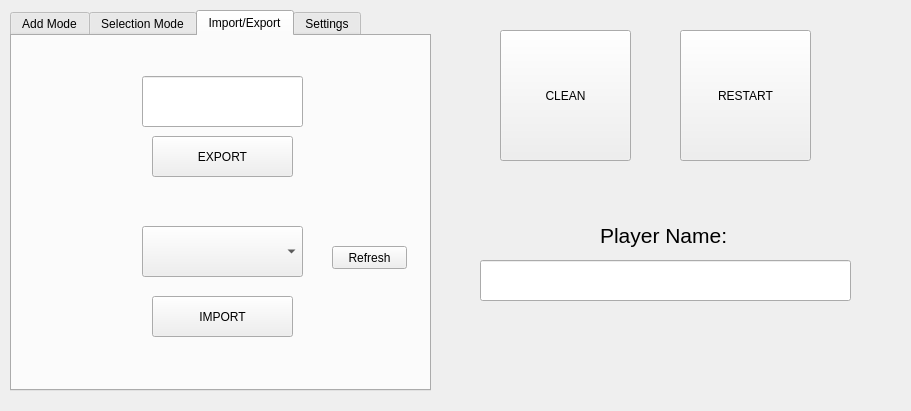
<?xml version="1.0" encoding="UTF-8"?>
<ui version="4.0">
 <class>Editor</class>
 <widget class="QWidget" name="Editor">
  <property name="geometry">
   <rect>
    <x>0</x>
    <y>0</y>
    <width>911</width>
    <height>411</height>
   </rect>
  </property>
  <property name="windowTitle">
   <string>Form</string>
  </property>
  <widget class="QTabWidget" name="tabWidget">
   <property name="geometry">
    <rect>
     <x>10</x>
     <y>10</y>
     <width>421</width>
     <height>381</height>
    </rect>
   </property>
   <property name="tabShape">
    <enum>QTabWidget::Rounded</enum>
   </property>
   <property name="currentIndex">
    <number>2</number>
   </property>
   <property name="usesScrollButtons">
    <bool>false</bool>
   </property>
   <property name="documentMode">
    <bool>false</bool>
   </property>
   <property name="tabsClosable">
    <bool>false</bool>
   </property>
   <property name="movable">
    <bool>false</bool>
   </property>
   <widget class="QWidget" name="tab">
    <attribute name="title">
     <string>Add Mode</string>
    </attribute>
    <widget class="QPushButton" name="bTextureListRefresh">
     <property name="geometry">
      <rect>
       <x>20</x>
       <y>320</y>
       <width>371</width>
       <height>23</height>
      </rect>
     </property>
     <property name="text">
      <string>Refresh</string>
     </property>
    </widget>
    <widget class="QPushButton" name="bToggleGridLines">
     <property name="geometry">
      <rect>
       <x>210</x>
       <y>290</y>
       <width>181</width>
       <height>23</height>
      </rect>
     </property>
     <property name="text">
      <string>Toggle Grid Lines</string>
     </property>
    </widget>
    <widget class="QGroupBox" name="groupBox_2">
     <property name="geometry">
      <rect>
       <x>20</x>
       <y>10</y>
       <width>181</width>
       <height>131</height>
      </rect>
     </property>
     <property name="title">
      <string>Tiles</string>
     </property>
     <widget class="QListWidget" name="lwTextureList">
      <property name="geometry">
       <rect>
        <x>10</x>
        <y>20</y>
        <width>161</width>
        <height>71</height>
       </rect>
      </property>
     </widget>
     <widget class="QPushButton" name="bTest">
      <property name="geometry">
       <rect>
        <x>60</x>
        <y>100</y>
        <width>111</width>
        <height>23</height>
       </rect>
      </property>
      <property name="text">
       <string>Add Tile</string>
      </property>
     </widget>
     <widget class="QSpinBox" name="sbAddTileCounter">
      <property name="geometry">
       <rect>
        <x>10</x>
        <y>100</y>
        <width>42</width>
        <height>22</height>
       </rect>
      </property>
      <property name="minimum">
       <number>1</number>
      </property>
      <property name="maximum">
       <number>10</number>
      </property>
     </widget>
    </widget>
    <widget class="QGroupBox" name="groupBox_3">
     <property name="geometry">
      <rect>
       <x>210</x>
       <y>10</y>
       <width>181</width>
       <height>131</height>
      </rect>
     </property>
     <property name="title">
      <string>Enemies</string>
     </property>
     <widget class="QPushButton" name="pushButton">
      <property name="geometry">
       <rect>
        <x>10</x>
        <y>100</y>
        <width>161</width>
        <height>23</height>
       </rect>
      </property>
      <property name="text">
       <string>Add Enemy</string>
      </property>
     </widget>
     <widget class="QListWidget" name="lwEnemyList">
      <property name="geometry">
       <rect>
        <x>10</x>
        <y>20</y>
        <width>161</width>
        <height>71</height>
       </rect>
      </property>
     </widget>
    </widget>
    <widget class="QPushButton" name="bClearTileBuffer">
     <property name="geometry">
      <rect>
       <x>20</x>
       <y>290</y>
       <width>181</width>
       <height>23</height>
      </rect>
     </property>
     <property name="text">
      <string>Clear Buffer</string>
     </property>
    </widget>
    <widget class="QGroupBox" name="groupBox_4">
     <property name="geometry">
      <rect>
       <x>20</x>
       <y>150</y>
       <width>181</width>
       <height>131</height>
      </rect>
     </property>
     <property name="title">
      <string>Exits</string>
     </property>
     <widget class="QListWidget" name="lwExitList">
      <property name="geometry">
       <rect>
        <x>10</x>
        <y>20</y>
        <width>161</width>
        <height>61</height>
       </rect>
      </property>
     </widget>
     <widget class="QPushButton" name="bAddExit">
      <property name="geometry">
       <rect>
        <x>10</x>
        <y>90</y>
        <width>161</width>
        <height>23</height>
       </rect>
      </property>
      <property name="text">
       <string>Add Exit</string>
      </property>
     </widget>
    </widget>
    <widget class="QGroupBox" name="groupBox_5">
     <property name="geometry">
      <rect>
       <x>210</x>
       <y>150</y>
       <width>181</width>
       <height>131</height>
      </rect>
     </property>
     <property name="title">
      <string>Coins</string>
     </property>
     <widget class="QListWidget" name="lwCoinList">
      <property name="geometry">
       <rect>
        <x>10</x>
        <y>20</y>
        <width>161</width>
        <height>41</height>
       </rect>
      </property>
     </widget>
     <widget class="QSpinBox" name="sbAddCoinCounter">
      <property name="geometry">
       <rect>
        <x>10</x>
        <y>70</y>
        <width>42</width>
        <height>22</height>
       </rect>
      </property>
      <property name="minimum">
       <number>1</number>
      </property>
      <property name="maximum">
       <number>10</number>
      </property>
     </widget>
     <widget class="QPushButton" name="bAddCoin">
      <property name="geometry">
       <rect>
        <x>60</x>
        <y>70</y>
        <width>111</width>
        <height>23</height>
       </rect>
      </property>
      <property name="text">
       <string>Add Coin</string>
      </property>
     </widget>
     <widget class="QLabel" name="label_4">
      <property name="geometry">
       <rect>
        <x>40</x>
        <y>100</y>
        <width>31</width>
        <height>21</height>
       </rect>
      </property>
      <property name="text">
       <string>Score:</string>
      </property>
     </widget>
     <widget class="QSpinBox" name="sbCoinScoreValue">
      <property name="geometry">
       <rect>
        <x>80</x>
        <y>100</y>
        <width>42</width>
        <height>22</height>
       </rect>
      </property>
      <property name="minimum">
       <number>1</number>
      </property>
     </widget>
    </widget>
   </widget>
   <widget class="QWidget" name="tab_2">
    <attribute name="title">
     <string>Selection Mode</string>
    </attribute>
    <widget class="QPushButton" name="bDisableSelectionMode">
     <property name="geometry">
      <rect>
       <x>10</x>
       <y>80</y>
       <width>151</width>
       <height>23</height>
      </rect>
     </property>
     <property name="text">
      <string>Disable Selection Mode</string>
     </property>
    </widget>
    <widget class="QPushButton" name="bEnableSelectionMode">
     <property name="geometry">
      <rect>
       <x>10</x>
       <y>20</y>
       <width>151</width>
       <height>23</height>
      </rect>
     </property>
     <property name="text">
      <string>Enable Selection Mode</string>
     </property>
    </widget>
    <widget class="QCheckBox" name="cbOutline">
     <property name="geometry">
      <rect>
       <x>20</x>
       <y>50</y>
       <width>70</width>
       <height>17</height>
      </rect>
     </property>
     <property name="text">
      <string>Outline</string>
     </property>
    </widget>
    <widget class="QGroupBox" name="groupBox">
     <property name="geometry">
      <rect>
       <x>180</x>
       <y>20</y>
       <width>211</width>
       <height>191</height>
      </rect>
     </property>
     <property name="title">
      <string>Entity Properties</string>
     </property>
     <widget class="QLabel" name="label">
      <property name="geometry">
       <rect>
        <x>10</x>
        <y>30</y>
        <width>51</width>
        <height>16</height>
       </rect>
      </property>
      <property name="text">
       <string>Position X:</string>
      </property>
     </widget>
     <widget class="QLabel" name="label_2">
      <property name="geometry">
       <rect>
        <x>10</x>
        <y>60</y>
        <width>51</width>
        <height>16</height>
       </rect>
      </property>
      <property name="text">
       <string>Position Y:</string>
      </property>
     </widget>
     <widget class="QCheckBox" name="cbRealTime">
      <property name="geometry">
       <rect>
        <x>20</x>
        <y>130</y>
        <width>70</width>
        <height>17</height>
       </rect>
      </property>
      <property name="text">
       <string>Real-time</string>
      </property>
      <property name="checked">
       <bool>true</bool>
      </property>
     </widget>
     <widget class="QPushButton" name="bApplyPosition">
      <property name="enabled">
       <bool>false</bool>
      </property>
      <property name="geometry">
       <rect>
        <x>20</x>
        <y>90</y>
        <width>161</width>
        <height>23</height>
       </rect>
      </property>
      <property name="text">
       <string>Apply Position</string>
      </property>
     </widget>
     <widget class="QSpinBox" name="sbSelectedEntityPositionX">
      <property name="geometry">
       <rect>
        <x>70</x>
        <y>30</y>
        <width>101</width>
        <height>22</height>
       </rect>
      </property>
      <property name="maximum">
       <number>99999999</number>
      </property>
      <property name="singleStep">
       <number>50</number>
      </property>
     </widget>
     <widget class="QSpinBox" name="sbSelectedEntityPositionY">
      <property name="geometry">
       <rect>
        <x>70</x>
        <y>60</y>
        <width>101</width>
        <height>22</height>
       </rect>
      </property>
      <property name="maximum">
       <number>99999999</number>
      </property>
      <property name="singleStep">
       <number>50</number>
      </property>
     </widget>
     <widget class="QPushButton" name="bDeleteSelectedEntity">
      <property name="geometry">
       <rect>
        <x>20</x>
        <y>160</y>
        <width>181</width>
        <height>23</height>
       </rect>
      </property>
      <property name="text">
       <string>Delete Entity</string>
      </property>
     </widget>
    </widget>
    <widget class="QLabel" name="label_3">
     <property name="geometry">
      <rect>
       <x>20</x>
       <y>260</y>
       <width>61</width>
       <height>16</height>
      </rect>
     </property>
     <property name="text">
      <string>Map Width:</string>
     </property>
    </widget>
    <widget class="QSpinBox" name="MapWidth">
     <property name="geometry">
      <rect>
       <x>20</x>
       <y>280</y>
       <width>71</width>
       <height>22</height>
      </rect>
     </property>
     <property name="minimum">
      <number>800</number>
     </property>
     <property name="maximum">
      <number>10000</number>
     </property>
     <property name="singleStep">
      <number>100</number>
     </property>
    </widget>
    <widget class="QPushButton" name="bApplyMapWidth">
     <property name="geometry">
      <rect>
       <x>20</x>
       <y>310</y>
       <width>71</width>
       <height>23</height>
      </rect>
     </property>
     <property name="text">
      <string>Apply</string>
     </property>
    </widget>
   </widget>
   <widget class="QWidget" name="tab_3">
    <attribute name="title">
     <string>Import/Export</string>
    </attribute>
    <widget class="QLineEdit" name="tbExportFileName">
     <property name="geometry">
      <rect>
       <x>130</x>
       <y>40</y>
       <width>161</width>
       <height>51</height>
      </rect>
     </property>
     <property name="font">
      <font>
       <pointsize>12</pointsize>
      </font>
     </property>
    </widget>
    <widget class="QPushButton" name="bExport">
     <property name="geometry">
      <rect>
       <x>140</x>
       <y>100</y>
       <width>141</width>
       <height>41</height>
      </rect>
     </property>
     <property name="text">
      <string>EXPORT</string>
     </property>
    </widget>
    <widget class="QPushButton" name="bImport">
     <property name="geometry">
      <rect>
       <x>140</x>
       <y>260</y>
       <width>141</width>
       <height>41</height>
      </rect>
     </property>
     <property name="text">
      <string>IMPORT</string>
     </property>
    </widget>
    <widget class="QComboBox" name="cbImportFileName">
     <property name="geometry">
      <rect>
       <x>130</x>
       <y>190</y>
       <width>161</width>
       <height>51</height>
      </rect>
     </property>
     <property name="font">
      <font>
       <pointsize>12</pointsize>
      </font>
     </property>
    </widget>
    <widget class="QPushButton" name="bRefreshImportFileList">
     <property name="geometry">
      <rect>
       <x>320</x>
       <y>210</y>
       <width>75</width>
       <height>23</height>
      </rect>
     </property>
     <property name="text">
      <string>Refresh</string>
     </property>
    </widget>
   </widget>
   <widget class="QWidget" name="tab_4">
    <attribute name="title">
     <string>Settings</string>
    </attribute>
    <widget class="QLabel" name="label_6">
     <property name="geometry">
      <rect>
       <x>20</x>
       <y>30</y>
       <width>71</width>
       <height>16</height>
      </rect>
     </property>
     <property name="text">
      <string>Time Limit:</string>
     </property>
    </widget>
    <widget class="QSpinBox" name="sbTimeLimit">
     <property name="geometry">
      <rect>
       <x>80</x>
       <y>30</y>
       <width>42</width>
       <height>22</height>
      </rect>
     </property>
     <property name="maximum">
      <number>300</number>
     </property>
     <property name="value">
      <number>30</number>
     </property>
    </widget>
   </widget>
  </widget>
  <widget class="QPushButton" name="bCleanMap">
   <property name="geometry">
    <rect>
     <x>500</x>
     <y>30</y>
     <width>131</width>
     <height>131</height>
    </rect>
   </property>
   <property name="text">
    <string>CLEAN</string>
   </property>
  </widget>
  <widget class="QPushButton" name="bRestartMap">
   <property name="geometry">
    <rect>
     <x>680</x>
     <y>30</y>
     <width>131</width>
     <height>131</height>
    </rect>
   </property>
   <property name="text">
    <string>RESTART</string>
   </property>
  </widget>
  <widget class="QLineEdit" name="tbPlayerName">
   <property name="geometry">
    <rect>
     <x>480</x>
     <y>260</y>
     <width>371</width>
     <height>41</height>
    </rect>
   </property>
   <property name="font">
    <font>
     <pointsize>21</pointsize>
    </font>
   </property>
   <property name="text">
    <string/>
   </property>
   <property name="maxLength">
    <number>20</number>
   </property>
   <property name="alignment">
    <set>Qt::AlignCenter</set>
   </property>
   <property name="placeholderText">
    <string/>
   </property>
   <property name="clearButtonEnabled">
    <bool>false</bool>
   </property>
  </widget>
  <widget class="QLabel" name="label_5">
   <property name="geometry">
    <rect>
     <x>600</x>
     <y>210</y>
     <width>151</width>
     <height>51</height>
    </rect>
   </property>
   <property name="font">
    <font>
     <pointsize>16</pointsize>
    </font>
   </property>
   <property name="text">
    <string>Player Name:</string>
   </property>
  </widget>
 </widget>
 <resources/>
 <connections/>
</ui>
